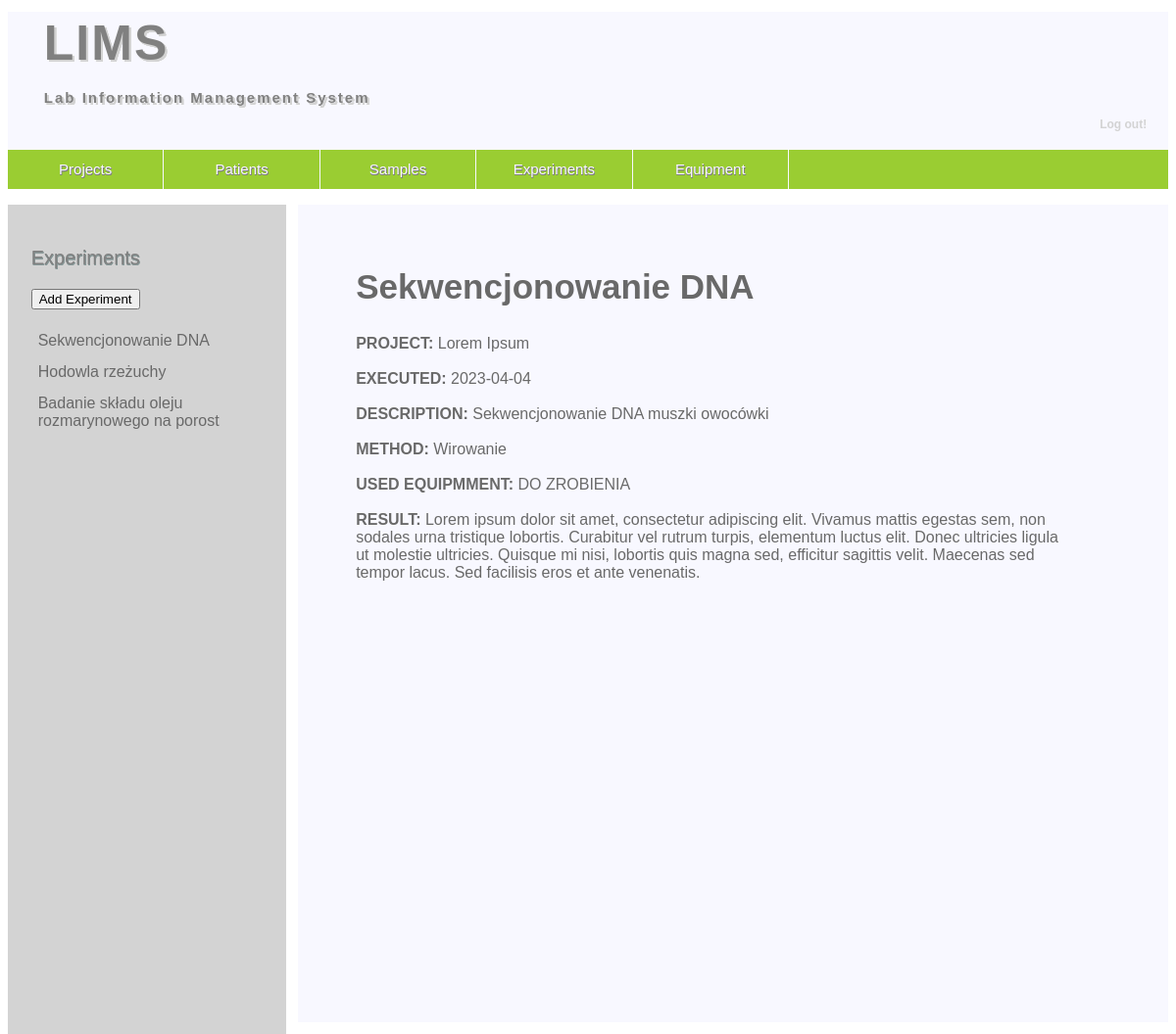
Screenshot of /PHP-scripts/one_experiment.php?value_key=1 (signed in) with the database file from the repository.
### tables this page shows
CREATE TABLE `experiments` (
  `idexperiments` int(11) NOT NULL,
  `name` varchar(45) NOT NULL,
  `description` varchar(45) NOT NULL,
  `execution_date` date NOT NULL,
  `id_executor` int(11) NOT NULL,
  `result` longtext NOT NULL,
  `projects_idprojects` int(11) NOT NULL,
  `method_of_experiment_idmethod_of_experiment` int(11) NOT NULL,
  `used_equipment` int(11) DEFAULT NULL
);

CREATE TABLE `projects` (
  `idprojects` int(11) NOT NULL,
  `title` text NOT NULL,
  `description` longtext DEFAULT NULL,
  `start_date` date NOT NULL,
  `end_date` date DEFAULT NULL,
  `key_words` varchar(90) NOT NULL,
  `budget` decimal(10,0) NOT NULL,
  `w_personal_data_idwokers_data` int(11) NOT NULL,
  `project_status_idproject_status` int(11) NOT NULL
);

CREATE TABLE `method_of_experiment` (
  `idmethod_of_experiment` int(11) NOT NULL,
  `name` varchar(45) NOT NULL,
  `description` longtext NOT NULL
);

### PHP-scripts/one_experiment.php (the view, shortened to what this page needs)
<?php
	require_once 'connect.php';
	$conn = @new mysqli($servername, $username, $password, $dbname);
	mysqli_set_charset($conn, "utf8");
	$ID = $_SESSION['ID'];
?>
 <!DOCTYPE html>
 <html>
 <head>
	<link rel="stylesheet" href="style.css" type="text/css" />
 </head>
 <body>
	<header>
		<h1 class="logo">LIMS</h1>
		<h4 class="logo">Lab Information Management System <p class="out"> <a href="logout.php">Log out!</a></p>
		</h4>
		<nav>
			<ul class="menu">
			<li><a href="projects.php">Projects</a></li>
			<?php
			if (isset($_SESSION['admin'])){
				echo "<li><a href='patients.php'>Patients</a></li>";
				echo "<li><a href='samples.php'>Samples</a></li>";}
			?>
			<li><a href="experiments.php">Experiments</a></li>
			<li><a href="equipment.php">Equipment</a></li>
			</ul>
		</nav>
	</header>
	<main>
		<section class="content">
		<p class="content_title"> Experiments</p>
			<a href="one_addexperiment.php">
				<button>Add Experiment</button>
			</a>
			<ul class="titles">
			<?php
				if (isset($_SESSION['admin'])){
				$q = "SELECT idexperiments, name FROM experiments";
				$result = $conn->query($q);
				}
				else {
					$q = "SELECT * FROM `experiments` RIGHT OUTER JOIN projects_has_w_personal_data USING (projects_idprojects) WHERE w_personal_data_id_personal_data = ?;";
					$result = $conn->execute_query($q,[$ID]);
				}
				while($row = mysqli_fetch_assoc($result))
				{
					echo "<li><a href='one_experiment.php?value_key=".$row['idexperiments']."'>".$row['name']."</a></li>";
				}
			?>
			</ul>
		</section>
		<section class="results">
		<?php
			if(isset($_GET['value_key'])){
			$idexperiment=$_GET['value_key'];}
			$q = "SELECT experiments.name, experiments.description as opis, execution_date, result, title AS projekt, method_of_experiment.name as metoda, lab_equipment.name AS used FROM `experiments`INNER JOIN projects ON projects_idprojects = idprojects INNER JOIN method_of_experiment ON method_of_experiment_idmethod_of_experiment = idmethod_of_experiment INNER JOIN lab_equipment ON used_equipment = idlab_equipment WHERE idexperiments =? ;";
			$result = $conn->execute_query($q, [$idexperiment]);
			$row = mysqli_fetch_assoc($result)
		?>
		<h1 style="font-size: 35px";> <?php echo $row['name'] ?></h1>
		<b>PROJECT: </b><?php echo $row['projekt'] ?> <br> <br>
		<b>EXECUTED: </b><?php echo $row['execution_date']  ?> <br> <br>
		<b>DESCRIPTION: </b><?php echo $row['opis'] ?> <br> <br>
		<b>METHOD: </b><?php echo $row['metoda'] ?> <br> <br>
		<b>USED EQUIPMMENT: </b><?php echo "DO ZROBIENIA" ?> <br> <br>
		<b>RESULT: </b><?php echo $row['result'] ?> <br> <br>
		</section>
	</main>
 </body>
 </html>

### style/style.css (style rules this page uses)
header { font-family: Arial, Helvetica, sans-serif; width: 100%; margin-left: auto; margin-right: auto; background-color: ghostwhite; min-height: 15%; }
h1.logo { color: grey; padding: 3px 10px 3px 25px; margin: 1%; font-size: 50px; letter-spacing: 2px; text-shadow: 2px 2px 0.5px lightgrey, 2px 2px 0.5px lightgrey, 2px 2px 0.5px lightgrey, 2px 2px 0.5px lightgrey; }
h4.logo { color: grey; padding: 3px 10px 3px 25px; margin: 1%; font-size: 15px; letter-spacing: 2px; text-shadow: 2px 2px 0.5px lightgrey, 2px 2px 0.5px lightgrey, 2px 2px 0.5px lightgrey, 2px 2px 0.5px lightgrey; }
p.out { text-align: right; font-size: 12px; text-shadow: none; padding-bottom:0; margin-bottom:0; letter-spacing: 0; }
header a { color: lightgrey; text-decoration: none; }
nav { background-color: yellowgreen; }
.menu { padding-left: 0; list-style-type: none; background-color: yellowgreen; min-height: 40px; line-height: 250%; color: ghostwhite; text-shadow: 0.5px 0.5px 0px grey, 0.5px 0.5px 0px grey, 0.5px 0.5px 0px grey, 0.5px 0.5px 0px grey; }
.menu > li { font-size: 15px; text-align:center; float: left; padding-left: 20px; padding-right: 20px; border-right: 1px solid ghostwhite; width: 10%; }
.menu a { color: ghostwhite; text-decoration: none; }
main { font-family: Arial, Helvetica, sans-serif; width: 100%; margin: auto; margin-left: auto; margin-right: auto; min-height: 80%; }
.content { float: left; width: 20%; padding: 2%; background-color: lightgrey; color: dimgrey; min-height: 800px; margin: auto; margin-right: 1%; }
p.content_title { font-size: 20px; color: #808080; text-shadow: 0.5px 0.5px 0px #889999, 0.5px 0.5px 0px #889999, 0.5px 0.5px 0px #889999, 0.5px 0.5px 0px #889999; }
.titles { list-style-type: none; color: dimgrey; padding:0; }
.titles > li { color: #808080; width:80%; text-align: left; padding: 7px; }
.titles a { color: dimgrey; text-decoration: none; }
.results { background-color: ghostwhite; color: dimgrey; float: left; width: 62%; padding-left: 5%; padding-right: 8%; padding-top: 3%; min-height: 800px; margin:auto; overflow-x:auto; }

### rows the page displays
experiments: name "Sekwencjonowanie DNA", projects.title "Lorem Ipsum", execution_date "2023-04-04", description "Sekwencjonowanie DNA muszki owocówki", metoda "Wirowanie", result "Lorem ipsum dolor sit amet, consectetur adipiscing elit. Vivamus mattis egestas sem, non sodales urna tristique lobortis. Curabitur vel rutrum turpis, elementum luctus elit. Donec ultricies ligula ut molestie ultricies. Quisque mi nisi, lobortis quis magna sed, efficitur sagittis velit. Maecenas sed tempor lacus. Sed facilisis eros et ante venenatis."
experiments: name "Hodowla rzeżuchy"
experiments: name "Badanie składu oleju rozmarynowego na porost"
